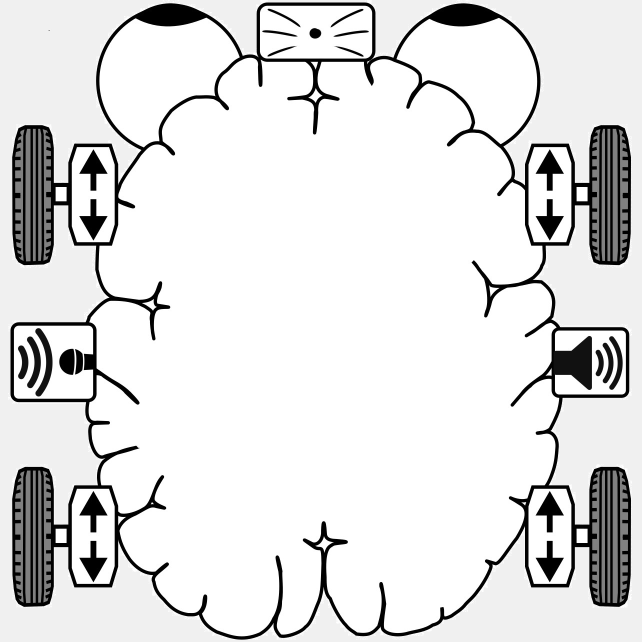
%> input picture Matlab/workspace2.jpg, 1283 x 1283 px (shown at 1/2 size)
$ octave slice_xy.m   (GNU Octave 9; MATLAB toolbox functions it lacks are replaced by stand-ins)
%> lines starting %> are read from the running program, lines starting %| are printed output that depends on the picture; in (x1, y1, x2, y2) boxes, pixels count from 0 and x2, y2 are one past the last pixel; in counts of white or black regions, pixels touching at a corner belong together; the program's own positions count from 1

im3 = flipud(255 - ((255 - imread('workspace2.jpg'))));
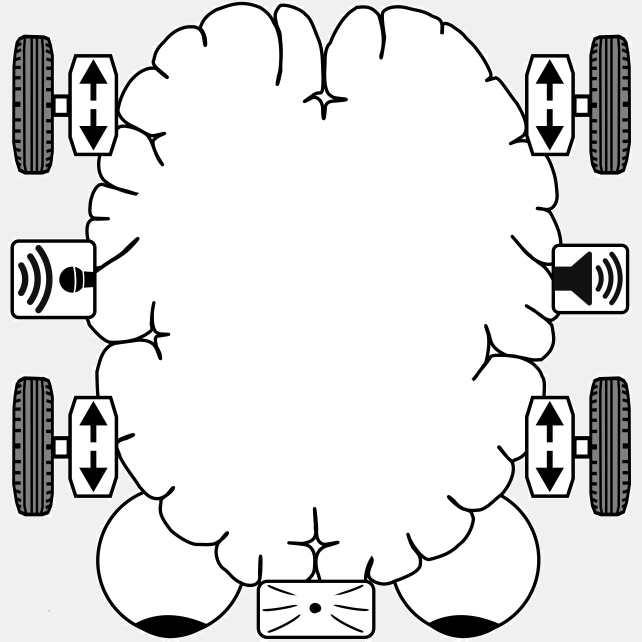
%> im3: size 1283x1283x3 uint8 (shown at 1/2 size); min 0, max 255, mean 223.9; mean of the top-left, top-right, bottom-left and bottom-right quarters 223.7, 223.9, 223.6, 224.5
im = mean(im3, 3);
im = im > 200;
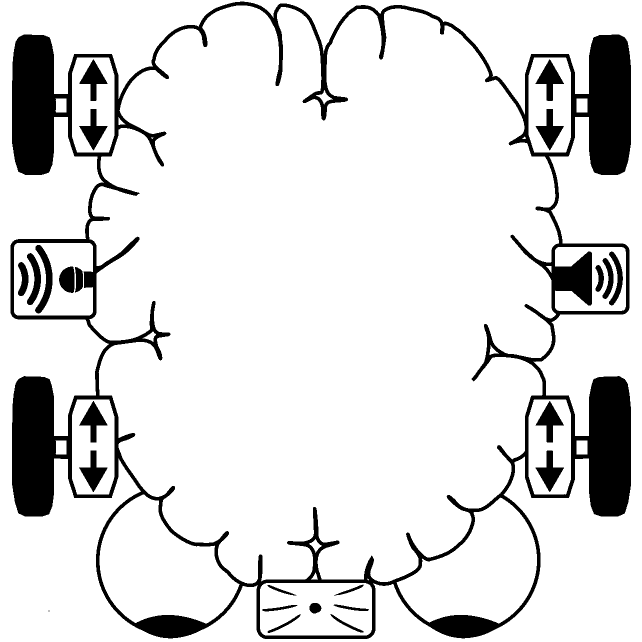
%> im: size 1283x1283 logical (shown at 1/2 size); 87.3% white; 25 black regions (1 under 20 px), largest, box (x1, y1, x2, y2) and area: (21, 3, 1262, 1278) 183378, (70, 490, 105, 627) 1906, (1071, 118, 1128, 202) 1893

% im = imerode(im, ones(80));
im = imerode(im, ones(200));
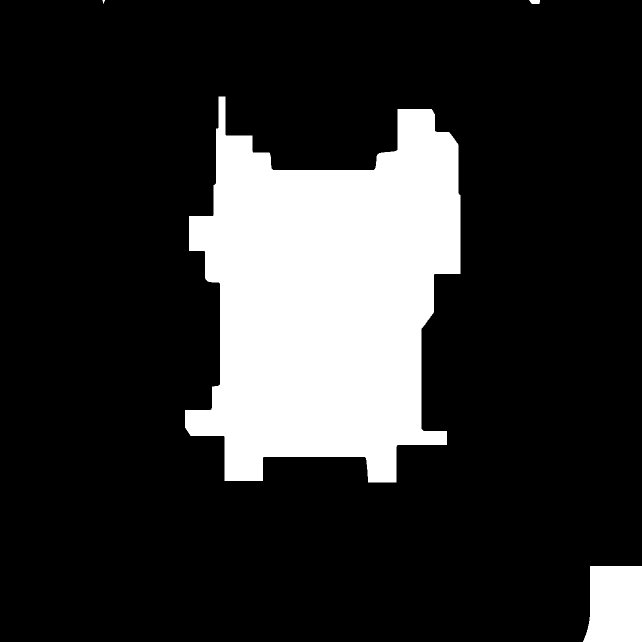
%> im: size 1283x1283 logical (shown at 1/2 size); 18.5% white; 4 white regions, box (x1, y1, x2, y2) and area: (370, 193, 921, 965) 289303, (1166, 1132, 1283, 1283) 15835, (1058, 0, 1080, 8) 151, (205, 0, 210, 8) 23

cc = bwconncomp(im);
%> cc = 4 connected components
numPixels = cellfun(@numel,cc.PixelIdxList);
%> numPixels = [23 289303 151 15835]
[biggest,idx] = max(numPixels);
%> biggest = 289303; idx = 2

figure(1)
clf
imagesc(im)
set(gca, 'ydir', 'normal')
hold on

[y, x] = ind2sub([1283 1283], cc.PixelIdxList{idx});

plot(x, y, 'marker', '.', 'linestyle', 'none', 'markersize', 5, 'color', 'r')
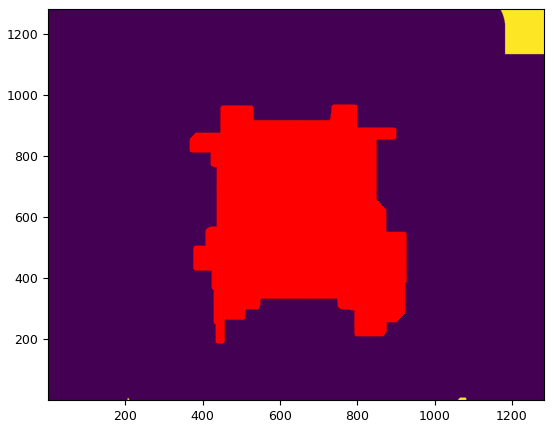
%> figure redrawn from the program's plot data

x = x / max(x);
y = y / max(y);
% x = (x * 5) - 3;
% y = (y * 5.3) - 3;
x = (x * 4.9) - 3;
y = (y * 5) - 3;

brain_im_xy = [x y];
save('brain_im_xy', 'brain_im_xy');
